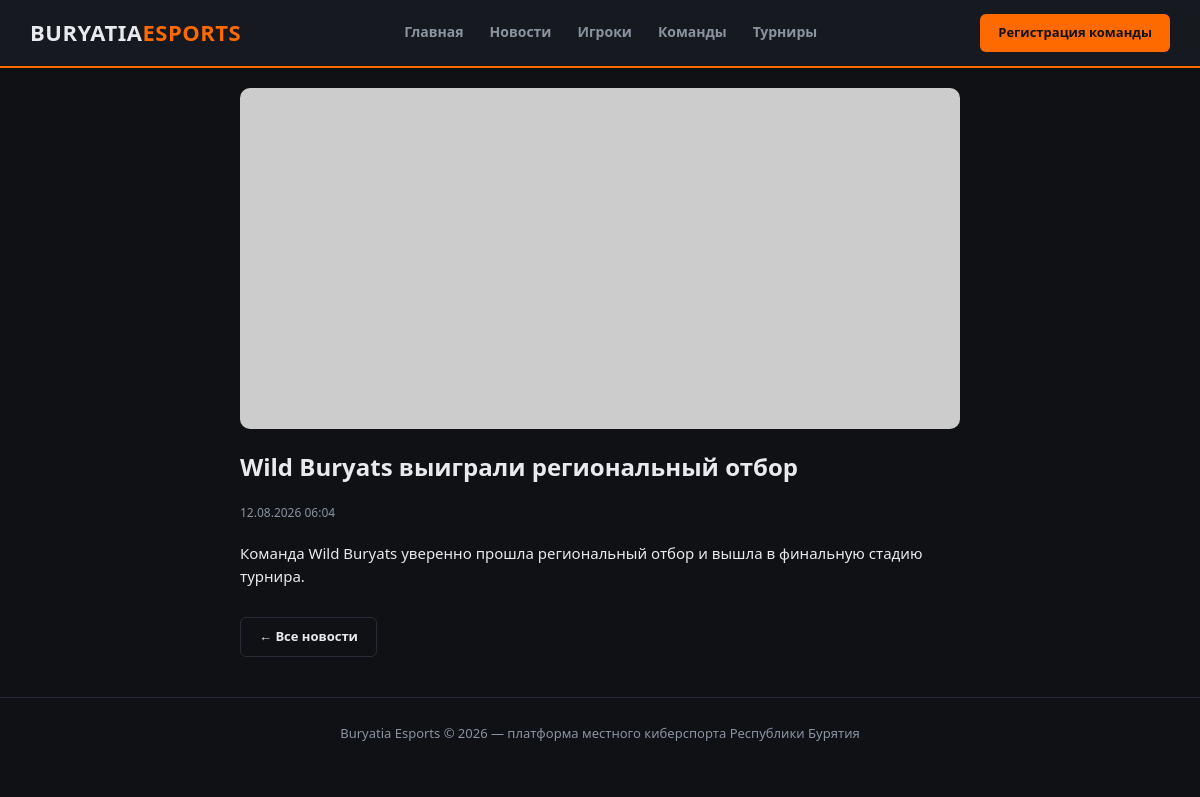
The page /news/2 on the database its author committed.
### app.py (models this page shows)
class News(db.Model):
    id = db.Column(db.Integer, primary_key=True)
    title = db.Column(db.String(200), nullable=False)
    summary = db.Column(db.String(400))
    content = db.Column(db.Text)
    cover = db.Column(db.String(255))
    published_at = db.Column(db.DateTime, default=datetime.utcnow)

### app.py (the view)
@app.route("/news/<int:news_id>")
def news_detail(news_id):
    item = News.query.get_or_404(news_id)
    return render_template("news_detail.html", item=item)

### templates/news_detail.html (shortened to what this page needs)
{% extends "base.html" %}
{% block content %}
<section class="container" style="max-width:760px">
  <img style="width:100%;border-radius:10px;margin-bottom:20px" src="{{ url_for('static', filename=item.cover) if item.cover else 'https://placehold.co/760x360/1b1f28/8b93a1?text=Новость' }}">
  <h1>{{ item.title }}</h1>
  <div class="meta" style="margin-bottom:20px">{{ item.published_at.strftime('%d.%m.%Y %H:%M') }}</div>
  <div style="white-space:pre-line;color:var(--text);font-size:15px">{{ item.content }}</div>
  <p style="margin-top:30px"><a href="{{ url_for('news_list') }}" class="btn btn-outline">← Все новости</a></p>
</section>
{% endblock %}

### static/css/style.css (style rules this page uses)
:root { --bg:#0f1115; --bg-alt:#161920; --card:#1b1f28; --border:#272c36; --text:#e8eaed; --muted:#8b93a1; --accent:#ff6a00; --accent2:#3ea6ff; --green:#3fcf7f; --red:#ff4d4d; }
* { box-sizing:border-box }
body { margin:0; font-family:"Segoe UI",Roboto,Arial,sans-serif; background:var(--bg); color:var(--text); line-height:1.5; }
a { color:inherit;text-decoration:none }
img { max-width:100%;display:block }
.container { max-width:1180px;margin:0 auto;padding:0 20px }
.btn { display:inline-block;padding:9px 18px;border-radius:6px; font-weight:700;font-size:13px;cursor:pointer;border:none; }
.btn-outline { background:transparent;border:1px solid var(--border);color:var(--text) }
section { padding:40px 0 }
.meta { color:var(--muted);font-size:12px;margin-top:6px }

### rows shown on the page
News: title "Wild Buryats выиграли региональный отбор", published_at "12.08.2026 06:04", content "Команда Wild Buryats уверенно прошла региональный отбор и вышла в финальную стадию турнира."
